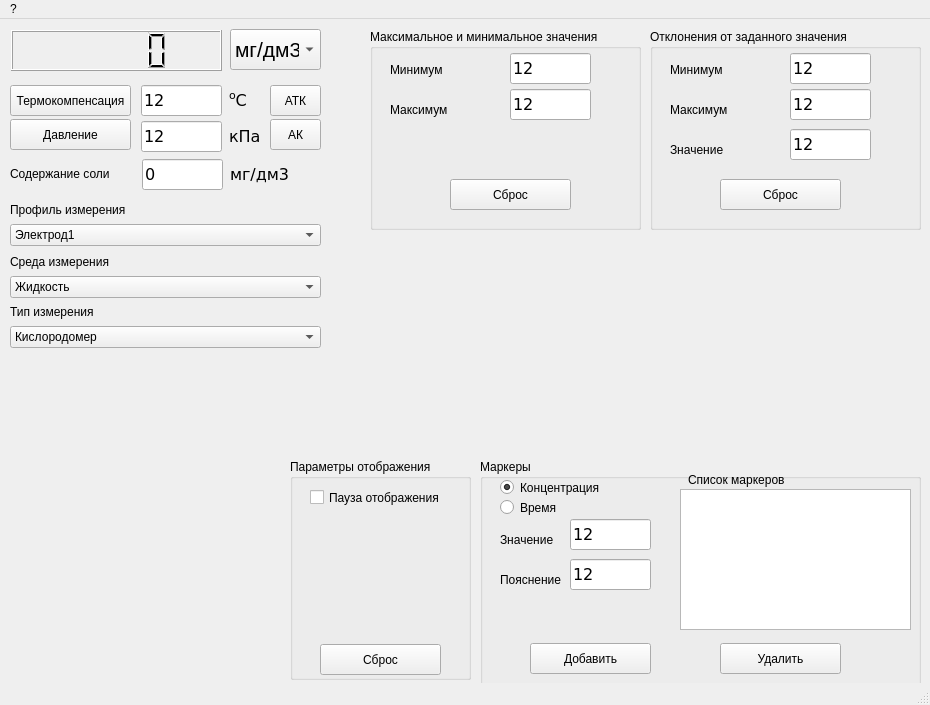
<?xml version="1.0" encoding="UTF-8"?>
<ui version="4.0">
 <class>fpO_2</class>
 <widget class="QMainWindow" name="fpO_2">
  <property name="geometry">
   <rect>
    <x>0</x>
    <y>0</y>
    <width>930</width>
    <height>705</height>
   </rect>
  </property>
  <property name="minimumSize">
   <size>
    <width>308</width>
    <height>193</height>
   </size>
  </property>
  <property name="windowTitle">
   <string>Кислородомер</string>
  </property>
  <widget class="QWidget" name="centralwidget">
   <widget class="QLCDNumber" name="lcdMain">
    <property name="geometry">
     <rect>
      <x>11</x>
      <y>11</y>
      <width>211</width>
      <height>41</height>
     </rect>
    </property>
    <property name="sizePolicy">
     <sizepolicy hsizetype="Preferred" vsizetype="Preferred">
      <horstretch>1</horstretch>
      <verstretch>0</verstretch>
     </sizepolicy>
    </property>
   </widget>
   <widget class="QLineEdit" name="leTemp">
    <property name="geometry">
     <rect>
      <x>141</x>
      <y>66</y>
      <width>81</width>
      <height>31</height>
     </rect>
    </property>
    <property name="sizePolicy">
     <sizepolicy hsizetype="Expanding" vsizetype="Preferred">
      <horstretch>0</horstretch>
      <verstretch>0</verstretch>
     </sizepolicy>
    </property>
    <property name="font">
     <font>
      <family>Verdana</family>
      <pointsize>12</pointsize>
     </font>
    </property>
    <property name="text">
     <string>12</string>
    </property>
    <property name="frame">
     <bool>true</bool>
    </property>
    <property name="readOnly">
     <bool>true</bool>
    </property>
   </widget>
   <widget class="QToolButton" name="tbAutoT">
    <property name="geometry">
     <rect>
      <x>270</x>
      <y>66</y>
      <width>51</width>
      <height>31</height>
     </rect>
    </property>
    <property name="focusPolicy">
     <enum>Qt::NoFocus</enum>
    </property>
    <property name="text">
     <string>АТК</string>
    </property>
   </widget>
   <widget class="QLabel" name="label">
    <property name="geometry">
     <rect>
      <x>229</x>
      <y>66</y>
      <width>31</width>
      <height>31</height>
     </rect>
    </property>
    <property name="font">
     <font>
      <family>Verdana</family>
      <pointsize>12</pointsize>
     </font>
    </property>
    <property name="text">
     <string>&lt;sup&gt;o&lt;/sup&gt;С</string>
    </property>
   </widget>
   <widget class="QComboBox" name="cbElec">
    <property name="geometry">
     <rect>
      <x>10</x>
      <y>205</y>
      <width>311</width>
      <height>22</height>
     </rect>
    </property>
    <property name="currentIndex">
     <number>0</number>
    </property>
    <item>
     <property name="text">
      <string>Электрод1</string>
     </property>
    </item>
   </widget>
   <widget class="QToolButton" name="tbTComp">
    <property name="geometry">
     <rect>
      <x>10</x>
      <y>66</y>
      <width>121</width>
      <height>31</height>
     </rect>
    </property>
    <property name="focusPolicy">
     <enum>Qt::NoFocus</enum>
    </property>
    <property name="text">
     <string>Термокомпенсация</string>
    </property>
   </widget>
   <widget class="QToolButton" name="tbPressure">
    <property name="geometry">
     <rect>
      <x>10</x>
      <y>100</y>
      <width>121</width>
      <height>31</height>
     </rect>
    </property>
    <property name="focusPolicy">
     <enum>Qt::NoFocus</enum>
    </property>
    <property name="text">
     <string>Давление</string>
    </property>
   </widget>
   <widget class="QLineEdit" name="lePressure">
    <property name="geometry">
     <rect>
      <x>141</x>
      <y>102</y>
      <width>81</width>
      <height>31</height>
     </rect>
    </property>
    <property name="sizePolicy">
     <sizepolicy hsizetype="Expanding" vsizetype="Preferred">
      <horstretch>0</horstretch>
      <verstretch>0</verstretch>
     </sizepolicy>
    </property>
    <property name="font">
     <font>
      <family>Verdana</family>
      <pointsize>12</pointsize>
     </font>
    </property>
    <property name="text">
     <string>12</string>
    </property>
    <property name="frame">
     <bool>true</bool>
    </property>
    <property name="readOnly">
     <bool>true</bool>
    </property>
   </widget>
   <widget class="QToolButton" name="tbAutoP">
    <property name="geometry">
     <rect>
      <x>270</x>
      <y>100</y>
      <width>51</width>
      <height>31</height>
     </rect>
    </property>
    <property name="focusPolicy">
     <enum>Qt::NoFocus</enum>
    </property>
    <property name="text">
     <string>АК</string>
    </property>
   </widget>
   <widget class="QLabel" name="label_2">
    <property name="geometry">
     <rect>
      <x>229</x>
      <y>102</y>
      <width>31</width>
      <height>31</height>
     </rect>
    </property>
    <property name="font">
     <font>
      <family>Verdana</family>
      <pointsize>12</pointsize>
     </font>
    </property>
    <property name="text">
     <string>&lt;html&gt;&lt;head/&gt;&lt;body&gt;&lt;p&gt;кПа&lt;/p&gt;&lt;/body&gt;&lt;/html&gt;</string>
    </property>
   </widget>
   <widget class="QComboBox" name="cbEd">
    <property name="geometry">
     <rect>
      <x>230</x>
      <y>10</y>
      <width>91</width>
      <height>41</height>
     </rect>
    </property>
    <property name="font">
     <font>
      <pointsize>16</pointsize>
      <weight>50</weight>
      <bold>false</bold>
     </font>
    </property>
    <property name="currentIndex">
     <number>0</number>
    </property>
    <item>
     <property name="text">
      <string>мг/дм3</string>
     </property>
    </item>
   </widget>
   <widget class="QComboBox" name="cbSreda">
    <property name="geometry">
     <rect>
      <x>10</x>
      <y>257</y>
      <width>311</width>
      <height>22</height>
     </rect>
    </property>
    <property name="currentIndex">
     <number>0</number>
    </property>
    <item>
     <property name="text">
      <string>Жидкость</string>
     </property>
    </item>
   </widget>
   <widget class="QLabel" name="label_14">
    <property name="geometry">
     <rect>
      <x>10</x>
      <y>232</y>
      <width>111</width>
      <height>21</height>
     </rect>
    </property>
    <property name="font">
     <font>
      <pointsize>9</pointsize>
     </font>
    </property>
    <property name="lineWidth">
     <number>-5</number>
    </property>
    <property name="text">
     <string>Среда измерения</string>
    </property>
   </widget>
   <widget class="QComboBox" name="cbTypeMess">
    <property name="geometry">
     <rect>
      <x>10</x>
      <y>307</y>
      <width>311</width>
      <height>22</height>
     </rect>
    </property>
    <property name="currentIndex">
     <number>0</number>
    </property>
    <item>
     <property name="text">
      <string>Кислородомер</string>
     </property>
    </item>
   </widget>
   <widget class="QLabel" name="label_3">
    <property name="geometry">
     <rect>
      <x>10</x>
      <y>282</y>
      <width>111</width>
      <height>21</height>
     </rect>
    </property>
    <property name="font">
     <font>
      <pointsize>9</pointsize>
     </font>
    </property>
    <property name="lineWidth">
     <number>-5</number>
    </property>
    <property name="text">
     <string>Тип измерения</string>
    </property>
   </widget>
   <widget class="QLabel" name="label_15">
    <property name="geometry">
     <rect>
      <x>10</x>
      <y>180</y>
      <width>121</width>
      <height>21</height>
     </rect>
    </property>
    <property name="font">
     <font>
      <pointsize>9</pointsize>
     </font>
    </property>
    <property name="lineWidth">
     <number>-5</number>
    </property>
    <property name="text">
     <string>Профиль измерения</string>
    </property>
   </widget>
   <widget class="QLabel" name="label_4">
    <property name="geometry">
     <rect>
      <x>230</x>
      <y>140</y>
      <width>61</width>
      <height>31</height>
     </rect>
    </property>
    <property name="font">
     <font>
      <family>Verdana</family>
      <pointsize>12</pointsize>
     </font>
    </property>
    <property name="text">
     <string>&lt;html&gt;&lt;head/&gt;&lt;body&gt;&lt;p&gt;мг/дм3&lt;/p&gt;&lt;/body&gt;&lt;/html&gt;</string>
    </property>
   </widget>
   <widget class="QLineEdit" name="leSalt">
    <property name="geometry">
     <rect>
      <x>142</x>
      <y>140</y>
      <width>81</width>
      <height>31</height>
     </rect>
    </property>
    <property name="sizePolicy">
     <sizepolicy hsizetype="Expanding" vsizetype="Preferred">
      <horstretch>0</horstretch>
      <verstretch>0</verstretch>
     </sizepolicy>
    </property>
    <property name="font">
     <font>
      <family>Verdana</family>
      <pointsize>12</pointsize>
     </font>
    </property>
    <property name="text">
     <string>0</string>
    </property>
    <property name="frame">
     <bool>true</bool>
    </property>
    <property name="readOnly">
     <bool>true</bool>
    </property>
   </widget>
   <widget class="QLabel" name="label_5">
    <property name="geometry">
     <rect>
      <x>10</x>
      <y>144</y>
      <width>111</width>
      <height>21</height>
     </rect>
    </property>
    <property name="font">
     <font>
      <pointsize>9</pointsize>
     </font>
    </property>
    <property name="lineWidth">
     <number>-5</number>
    </property>
    <property name="text">
     <string>Содержание соли</string>
    </property>
   </widget>
   <widget class="QGroupBox" name="groupBox">
    <property name="geometry">
     <rect>
      <x>370</x>
      <y>10</y>
      <width>271</width>
      <height>201</height>
     </rect>
    </property>
    <property name="title">
     <string>Максимальное и минимальное значения</string>
    </property>
    <widget class="QToolButton" name="tbPressure_2">
     <property name="geometry">
      <rect>
       <x>80</x>
       <y>150</y>
       <width>121</width>
       <height>31</height>
      </rect>
     </property>
     <property name="focusPolicy">
      <enum>Qt::NoFocus</enum>
     </property>
     <property name="text">
      <string>Сброс</string>
     </property>
    </widget>
    <widget class="QLabel" name="label_6">
     <property name="geometry">
      <rect>
       <x>20</x>
       <y>30</y>
       <width>61</width>
       <height>21</height>
      </rect>
     </property>
     <property name="font">
      <font>
       <pointsize>9</pointsize>
      </font>
     </property>
     <property name="lineWidth">
      <number>-5</number>
     </property>
     <property name="text">
      <string>Минимум</string>
     </property>
    </widget>
    <widget class="QLabel" name="label_7">
     <property name="geometry">
      <rect>
       <x>20</x>
       <y>70</y>
       <width>71</width>
       <height>21</height>
      </rect>
     </property>
     <property name="font">
      <font>
       <pointsize>9</pointsize>
      </font>
     </property>
     <property name="lineWidth">
      <number>-5</number>
     </property>
     <property name="text">
      <string>Максимум</string>
     </property>
    </widget>
    <widget class="QLineEdit" name="leTemp_2">
     <property name="geometry">
      <rect>
       <x>140</x>
       <y>24</y>
       <width>81</width>
       <height>31</height>
      </rect>
     </property>
     <property name="sizePolicy">
      <sizepolicy hsizetype="Expanding" vsizetype="Preferred">
       <horstretch>0</horstretch>
       <verstretch>0</verstretch>
      </sizepolicy>
     </property>
     <property name="font">
      <font>
       <family>Verdana</family>
       <pointsize>12</pointsize>
      </font>
     </property>
     <property name="text">
      <string>12</string>
     </property>
     <property name="frame">
      <bool>true</bool>
     </property>
     <property name="readOnly">
      <bool>true</bool>
     </property>
    </widget>
    <widget class="QLineEdit" name="lePressure_2">
     <property name="geometry">
      <rect>
       <x>140</x>
       <y>60</y>
       <width>81</width>
       <height>31</height>
      </rect>
     </property>
     <property name="sizePolicy">
      <sizepolicy hsizetype="Expanding" vsizetype="Preferred">
       <horstretch>0</horstretch>
       <verstretch>0</verstretch>
      </sizepolicy>
     </property>
     <property name="font">
      <font>
       <family>Verdana</family>
       <pointsize>12</pointsize>
      </font>
     </property>
     <property name="text">
      <string>12</string>
     </property>
     <property name="frame">
      <bool>true</bool>
     </property>
     <property name="readOnly">
      <bool>true</bool>
     </property>
    </widget>
   </widget>
   <widget class="QGroupBox" name="groupBox_2">
    <property name="geometry">
     <rect>
      <x>650</x>
      <y>10</y>
      <width>271</width>
      <height>201</height>
     </rect>
    </property>
    <property name="title">
     <string>Отклонения от заданного значения</string>
    </property>
    <widget class="QToolButton" name="tbPressure_3">
     <property name="geometry">
      <rect>
       <x>70</x>
       <y>150</y>
       <width>121</width>
       <height>31</height>
      </rect>
     </property>
     <property name="focusPolicy">
      <enum>Qt::NoFocus</enum>
     </property>
     <property name="text">
      <string>Сброс</string>
     </property>
    </widget>
    <widget class="QLabel" name="label_9">
     <property name="geometry">
      <rect>
       <x>20</x>
       <y>30</y>
       <width>61</width>
       <height>21</height>
      </rect>
     </property>
     <property name="font">
      <font>
       <pointsize>9</pointsize>
      </font>
     </property>
     <property name="lineWidth">
      <number>-5</number>
     </property>
     <property name="text">
      <string>Минимум</string>
     </property>
    </widget>
    <widget class="QLabel" name="label_10">
     <property name="geometry">
      <rect>
       <x>20</x>
       <y>70</y>
       <width>71</width>
       <height>21</height>
      </rect>
     </property>
     <property name="font">
      <font>
       <pointsize>9</pointsize>
      </font>
     </property>
     <property name="lineWidth">
      <number>-5</number>
     </property>
     <property name="text">
      <string>Максимум</string>
     </property>
    </widget>
    <widget class="QLineEdit" name="leTemp_3">
     <property name="geometry">
      <rect>
       <x>140</x>
       <y>24</y>
       <width>81</width>
       <height>31</height>
      </rect>
     </property>
     <property name="sizePolicy">
      <sizepolicy hsizetype="Expanding" vsizetype="Preferred">
       <horstretch>0</horstretch>
       <verstretch>0</verstretch>
      </sizepolicy>
     </property>
     <property name="font">
      <font>
       <family>Verdana</family>
       <pointsize>12</pointsize>
      </font>
     </property>
     <property name="text">
      <string>12</string>
     </property>
     <property name="frame">
      <bool>true</bool>
     </property>
     <property name="readOnly">
      <bool>true</bool>
     </property>
    </widget>
    <widget class="QLineEdit" name="lePressure_4">
     <property name="geometry">
      <rect>
       <x>140</x>
       <y>60</y>
       <width>81</width>
       <height>31</height>
      </rect>
     </property>
     <property name="sizePolicy">
      <sizepolicy hsizetype="Expanding" vsizetype="Preferred">
       <horstretch>0</horstretch>
       <verstretch>0</verstretch>
      </sizepolicy>
     </property>
     <property name="font">
      <font>
       <family>Verdana</family>
       <pointsize>12</pointsize>
      </font>
     </property>
     <property name="text">
      <string>12</string>
     </property>
     <property name="frame">
      <bool>true</bool>
     </property>
     <property name="readOnly">
      <bool>true</bool>
     </property>
    </widget>
    <widget class="QLineEdit" name="lePressure_3">
     <property name="geometry">
      <rect>
       <x>140</x>
       <y>100</y>
       <width>81</width>
       <height>31</height>
      </rect>
     </property>
     <property name="sizePolicy">
      <sizepolicy hsizetype="Expanding" vsizetype="Preferred">
       <horstretch>0</horstretch>
       <verstretch>0</verstretch>
      </sizepolicy>
     </property>
     <property name="font">
      <font>
       <family>Verdana</family>
       <pointsize>12</pointsize>
      </font>
     </property>
     <property name="text">
      <string>12</string>
     </property>
     <property name="frame">
      <bool>true</bool>
     </property>
     <property name="readOnly">
      <bool>true</bool>
     </property>
    </widget>
    <widget class="QLabel" name="label_8">
     <property name="geometry">
      <rect>
       <x>20</x>
       <y>110</y>
       <width>71</width>
       <height>21</height>
      </rect>
     </property>
     <property name="font">
      <font>
       <pointsize>9</pointsize>
      </font>
     </property>
     <property name="lineWidth">
      <number>-5</number>
     </property>
     <property name="text">
      <string>Значение</string>
     </property>
    </widget>
   </widget>
   <widget class="QwtPlot" name="qwtPlot">
    <property name="geometry">
     <rect>
      <x>370</x>
      <y>220</y>
      <width>551</width>
      <height>200</height>
     </rect>
    </property>
   </widget>
   <widget class="QLineEdit" name="leMain">
    <property name="geometry">
     <rect>
      <x>250</x>
      <y>20</y>
      <width>51</width>
      <height>21</height>
     </rect>
    </property>
    <property name="sizePolicy">
     <sizepolicy hsizetype="Expanding" vsizetype="Preferred">
      <horstretch>0</horstretch>
      <verstretch>0</verstretch>
     </sizepolicy>
    </property>
    <property name="font">
     <font>
      <family>Verdana</family>
      <pointsize>12</pointsize>
     </font>
    </property>
    <property name="text">
     <string>12</string>
    </property>
    <property name="frame">
     <bool>true</bool>
    </property>
    <property name="readOnly">
     <bool>true</bool>
    </property>
   </widget>
   <widget class="QGroupBox" name="groupBox_3">
    <property name="geometry">
     <rect>
      <x>480</x>
      <y>440</y>
      <width>441</width>
      <height>231</height>
     </rect>
    </property>
    <property name="title">
     <string>Маркеры</string>
    </property>
    <widget class="QToolButton" name="tbAddMarker">
     <property name="geometry">
      <rect>
       <x>50</x>
       <y>184</y>
       <width>121</width>
       <height>31</height>
      </rect>
     </property>
     <property name="focusPolicy">
      <enum>Qt::NoFocus</enum>
     </property>
     <property name="text">
      <string>Добавить</string>
     </property>
    </widget>
    <widget class="QLabel" name="label_12">
     <property name="geometry">
      <rect>
       <x>20</x>
       <y>70</y>
       <width>71</width>
       <height>21</height>
      </rect>
     </property>
     <property name="font">
      <font>
       <pointsize>9</pointsize>
      </font>
     </property>
     <property name="lineWidth">
      <number>-5</number>
     </property>
     <property name="text">
      <string>Значение</string>
     </property>
    </widget>
    <widget class="QLineEdit" name="leVal_marker">
     <property name="geometry">
      <rect>
       <x>90</x>
       <y>60</y>
       <width>81</width>
       <height>31</height>
      </rect>
     </property>
     <property name="sizePolicy">
      <sizepolicy hsizetype="Expanding" vsizetype="Preferred">
       <horstretch>0</horstretch>
       <verstretch>0</verstretch>
      </sizepolicy>
     </property>
     <property name="font">
      <font>
       <family>Verdana</family>
       <pointsize>12</pointsize>
      </font>
     </property>
     <property name="text">
      <string>12</string>
     </property>
     <property name="frame">
      <bool>true</bool>
     </property>
     <property name="readOnly">
      <bool>false</bool>
     </property>
    </widget>
    <widget class="QLineEdit" name="leComment_marker">
     <property name="geometry">
      <rect>
       <x>90</x>
       <y>100</y>
       <width>81</width>
       <height>31</height>
      </rect>
     </property>
     <property name="sizePolicy">
      <sizepolicy hsizetype="Expanding" vsizetype="Preferred">
       <horstretch>0</horstretch>
       <verstretch>0</verstretch>
      </sizepolicy>
     </property>
     <property name="font">
      <font>
       <family>Verdana</family>
       <pointsize>12</pointsize>
      </font>
     </property>
     <property name="text">
      <string>12</string>
     </property>
     <property name="frame">
      <bool>true</bool>
     </property>
     <property name="readOnly">
      <bool>false</bool>
     </property>
    </widget>
    <widget class="QLabel" name="label_13">
     <property name="geometry">
      <rect>
       <x>20</x>
       <y>110</y>
       <width>71</width>
       <height>21</height>
      </rect>
     </property>
     <property name="font">
      <font>
       <pointsize>9</pointsize>
      </font>
     </property>
     <property name="lineWidth">
      <number>-5</number>
     </property>
     <property name="text">
      <string>Пояснение</string>
     </property>
    </widget>
    <widget class="QRadioButton" name="rbCon">
     <property name="enabled">
      <bool>true</bool>
     </property>
     <property name="geometry">
      <rect>
       <x>20</x>
       <y>20</y>
       <width>111</width>
       <height>17</height>
      </rect>
     </property>
     <property name="text">
      <string>Концентрация</string>
     </property>
     <property name="checkable">
      <bool>true</bool>
     </property>
     <property name="checked">
      <bool>true</bool>
     </property>
    </widget>
    <widget class="QRadioButton" name="rbTime">
     <property name="geometry">
      <rect>
       <x>20</x>
       <y>40</y>
       <width>82</width>
       <height>17</height>
      </rect>
     </property>
     <property name="text">
      <string>Время</string>
     </property>
    </widget>
    <widget class="QLabel" name="label_16">
     <property name="geometry">
      <rect>
       <x>208</x>
       <y>10</y>
       <width>111</width>
       <height>21</height>
      </rect>
     </property>
     <property name="font">
      <font>
       <pointsize>9</pointsize>
      </font>
     </property>
     <property name="lineWidth">
      <number>-5</number>
     </property>
     <property name="text">
      <string>Список маркеров</string>
     </property>
    </widget>
    <widget class="QToolButton" name="tbDelMarker">
     <property name="geometry">
      <rect>
       <x>240</x>
       <y>184</y>
       <width>121</width>
       <height>31</height>
      </rect>
     </property>
     <property name="focusPolicy">
      <enum>Qt::NoFocus</enum>
     </property>
     <property name="text">
      <string>Удалить</string>
     </property>
    </widget>
    <widget class="QListWidget" name="lwListMarker">
     <property name="geometry">
      <rect>
       <x>200</x>
       <y>30</y>
       <width>231</width>
       <height>141</height>
      </rect>
     </property>
    </widget>
   </widget>
   <widget class="QGroupBox" name="groupBox_4">
    <property name="geometry">
     <rect>
      <x>290</x>
      <y>440</y>
      <width>181</width>
      <height>221</height>
     </rect>
    </property>
    <property name="title">
     <string>Параметры отображения</string>
    </property>
    <property name="checkable">
     <bool>false</bool>
    </property>
    <widget class="QCheckBox" name="chbPause">
     <property name="geometry">
      <rect>
       <x>20</x>
       <y>30</y>
       <width>131</width>
       <height>17</height>
      </rect>
     </property>
     <property name="text">
      <string>Пауза отображения</string>
     </property>
    </widget>
    <widget class="QToolButton" name="tbResetViewPar">
     <property name="geometry">
      <rect>
       <x>30</x>
       <y>185</y>
       <width>121</width>
       <height>31</height>
      </rect>
     </property>
     <property name="focusPolicy">
      <enum>Qt::NoFocus</enum>
     </property>
     <property name="text">
      <string>Сброс</string>
     </property>
    </widget>
   </widget>
   <zorder>lcdMain</zorder>
   <zorder>leMain</zorder>
   <zorder>leTemp</zorder>
   <zorder>tbAutoT</zorder>
   <zorder>label</zorder>
   <zorder>cbElec</zorder>
   <zorder>tbTComp</zorder>
   <zorder>tbPressure</zorder>
   <zorder>lePressure</zorder>
   <zorder>tbAutoP</zorder>
   <zorder>label_2</zorder>
   <zorder>cbEd</zorder>
   <zorder>cbSreda</zorder>
   <zorder>label_14</zorder>
   <zorder>cbTypeMess</zorder>
   <zorder>label_3</zorder>
   <zorder>label_15</zorder>
   <zorder>label_4</zorder>
   <zorder>leSalt</zorder>
   <zorder>label_5</zorder>
   <zorder>groupBox</zorder>
   <zorder>groupBox_2</zorder>
   <zorder>qwtPlot</zorder>
   <zorder>groupBox_3</zorder>
   <zorder>groupBox_4</zorder>
  </widget>
  <widget class="QMenuBar" name="menubar">
   <property name="geometry">
    <rect>
     <x>0</x>
     <y>0</y>
     <width>930</width>
     <height>21</height>
    </rect>
   </property>
   <widget class="QMenu" name="muAbout">
    <property name="title">
     <string>?</string>
    </property>
   </widget>
   <addaction name="muAbout"/>
  </widget>
  <widget class="QStatusBar" name="statusbar"/>
  <action name="actConf">
   <property name="text">
    <string>Градуировка</string>
   </property>
  </action>
 </widget>
 <customwidgets>
  <customwidget>
   <class>QwtPlot</class>
   <extends>QFrame</extends>
   <header>qwt_plot.h</header>
  </customwidget>
 </customwidgets>
 <tabstops>
  <tabstop>tbTComp</tabstop>
  <tabstop>leTemp</tabstop>
  <tabstop>tbAutoT</tabstop>
  <tabstop>cbElec</tabstop>
 </tabstops>
 <resources/>
 <connections/>
</ui>
